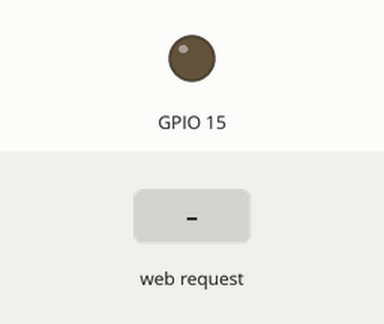
Simulated run of this sketch. Board: ESP32. Parts: output pins drawn as LEDs (lit = HIGH). The inputs (shaded band) are chosen by the test bench. WiFi joins after 1.5 s; servers stay silent unless stated; what the sketch prints to the serial monitor is not drawn.

Above: at 5.7 s.
5.8 s: HTTP request GET /ledon received
At 6.6 s:
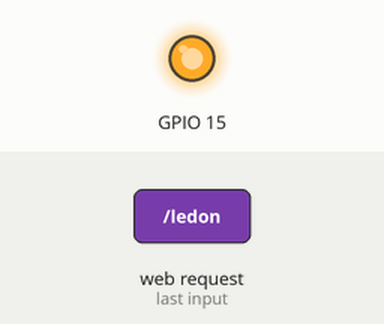
7.3 s: HTTP request GET /ledoff received
At 7.8 s:
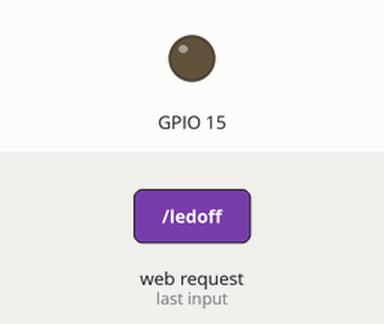
8.8 s: HTTP request GET /ledon?nome=1 received
At 10.1 s:
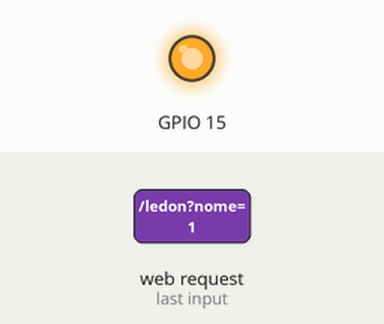
Timing chart, 0 to 11.8 s (numbered marks = the images above; inputs shaded):
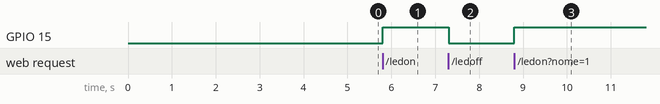

Measured:
- after the input at 5.8 s, GPIO 15: LOW → HIGH at once
- after the input at 7.3 s, GPIO 15: HIGH → LOW at once
- after the input at 8.8 s, GPIO 15: LOW → HIGH at once

The sketch:

WebServer.ino
```cpp
#include <WiFi.h>
#include <WebServer.h>

  WebServer server(80);

  void setup() {

     pinMode(15, OUTPUT);

     Serial.begin(115200);
     delay(3000);
     Serial.print("Web Server ESP32");

    //Collegamento WiFi
     WiFi.begin("Pixel_8847", "xa53zw4yc7m6rnn");

    //Verifico la connessione
     while(WiFi.status() != WL_CONNECTED){
        Serial.print(".");
        delay(500);
     }

     //Connessione avvenuta \°o°/
     Serial.println("\nConnesso");

     Serial.println(WiFi.localIP());

     //Crea delle funzioni per le richieste server
     //A fronte di
     //Configuro i PATH
     server.on("/", pageIndex);
     server.on("/home", pageHome);
     server.on("/ledon", ledOn);
     server.on("/ledoff", ledOff);
     server.on("/readsensor", readSensor);
     server.on("/saluta", saluta);
    //Gestione degli errori
     server.onNotFound(pageError);
    //Avvio il server
    server.begin();

  }

  void loop() {
    //Attende le richieste dal browser
    server.handleClient();
    delay(2);

  }
  //Viene evocata in base all'indirizzo dato
  void pageIndex(){
    String str = "Hello!";
    //200 Codice di risposta dell'http
    //Manda una risposta positiva
    server.send(200, "text/plain", str);
  }

  void pageHome(){
    String str = "<html><body><h1>Hello World!</h1></body></html>";
    server.send(200, "text/html", str);
  }

  void pageError(){
    //Gestisco potenziali errori dando la possibilità di ritornare alla home
    String str = "<html><body><h1>Not Found!</h1><a href='/'>HOME</a></body></html>";
    server.send(200, "text/html", str);
  }

  void ledOn(){
    digitalWrite(15, HIGH);
     //Aggiungo un link che accende il led
    String str = "<html><body><a href='/ledoff'>OFF</a></body></html>";
    server.send(200, "text/html", str);
  }

  void ledOff(){
    digitalWrite(15, LOW);
    //Aggiungo un link che spegne il led
    String str = "<html><body><a href='/ledon'>ON</a></body></html>";
    server.send(200, "text/html", str);
  }

  void readSensor(){
    int val = analogRead(3);
    //Faccio ricaricare la pagina ogni 5 secondi
    //In questo modo la mia pagina aggiornera i dati del sensore ogni 5 secondi
    String str= "<html><head><meta http-equiv='refresh' content='5'</head><body>Sensor: "+String(val)+"</body></html>";
    server.send(200, "text/html", str);
  }

  void saluta(){
    //Controllo se c'è l'argomento
    String nome="";
    if (server.hasArg("nome")){
      nome= server.arg("nome");
    }
    //Una volta inviato verrà preso da "nome"
    String str = "<html><body>Ciao..." + nome +"</body></html>";
    server.send(200, "text/html", str);
  }
```
